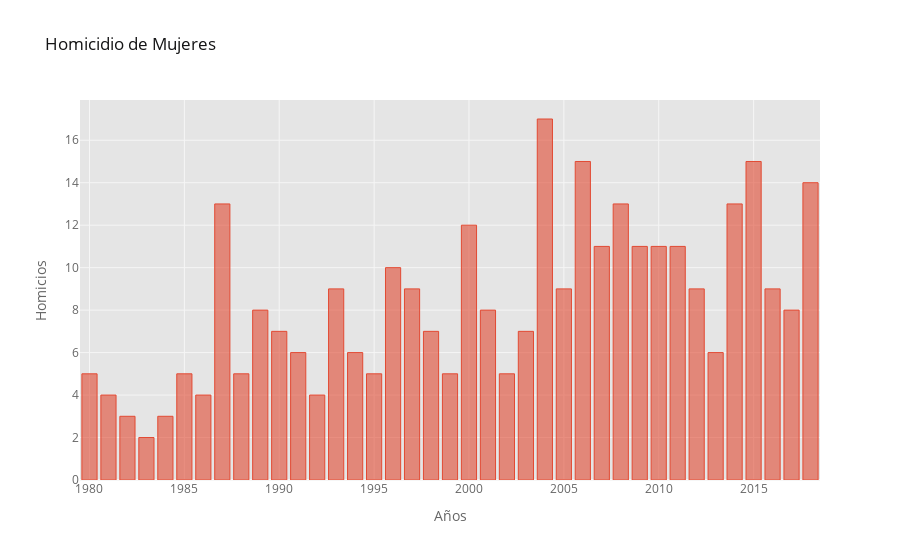

The cell this chart's notebook holds for it:
### Code cell
prueba_alana.iplot(kind='bar',
                  x='Periodo',
                  y='Total',
                  xTitle='Años',
                  yTitle='Homicios',
                  title='Homicidio de Mujeres')

### Figure 1 — Plotly figure (JSON) as saved in the notebook; plotly's stock layout.template omitted (floating-point values rounded to 4 significant figures)
{"data": [{"marker": {"color": "rgba(226, 74, 51, 0.6)", "line": {"color": "rgba(226, 74, 51, 1.0)", "width": 1}}, "name": "Total", "orientation": "v", "text": "", "type": "bar", "x": [2004, 2006, 2015, 2018, 1987, 2008, 2014, 2000, 2009, 2007, 2010, 2011, 1996, 1993, 2016, 2012, 2005, 1997, 2017, 2001, 1989, 1998, 1990, 2003, 1994, 1991, 2013, 1988, 1980, 1985, 1995, 2002, 1999, 1992, 1986, 1981, 1984, 1982, 1983], "y": [17, 15, 15, 14, 13, 13, 13, 12, 11, 11, 11, 11, 10, 9, 9, 9, 9, 9, 8, 8, 8, 7, 7, 7, 6, 6, 6, 5, 5, 5, 5, 5, 5, 4, 4, 4, 3, 3, 2]}], "layout": {"legend": {"bgcolor": "#FFFFFF", "font": {"color": "#666666"}}, "paper_bgcolor": "#FFFFFF", "plot_bgcolor": "#E5E5E5", "title": {"font": {"color": "#151516"}, "text": "Homicidio de Mujeres"}, "xaxis": {"gridcolor": "#F6F6F6", "showgrid": true, "tickfont": {"color": "#666666"}, "title": {"font": {"color": "#666666"}, "text": "Años"}, "zerolinecolor": "#F6F6F6"}, "yaxis": {"gridcolor": "#F6F6F6", "showgrid": true, "tickfont": {"color": "#666666"}, "title": {"font": {"color": "#666666"}, "text": "Homicios"}, "zerolinecolor": "#F6F6F6"}}}
